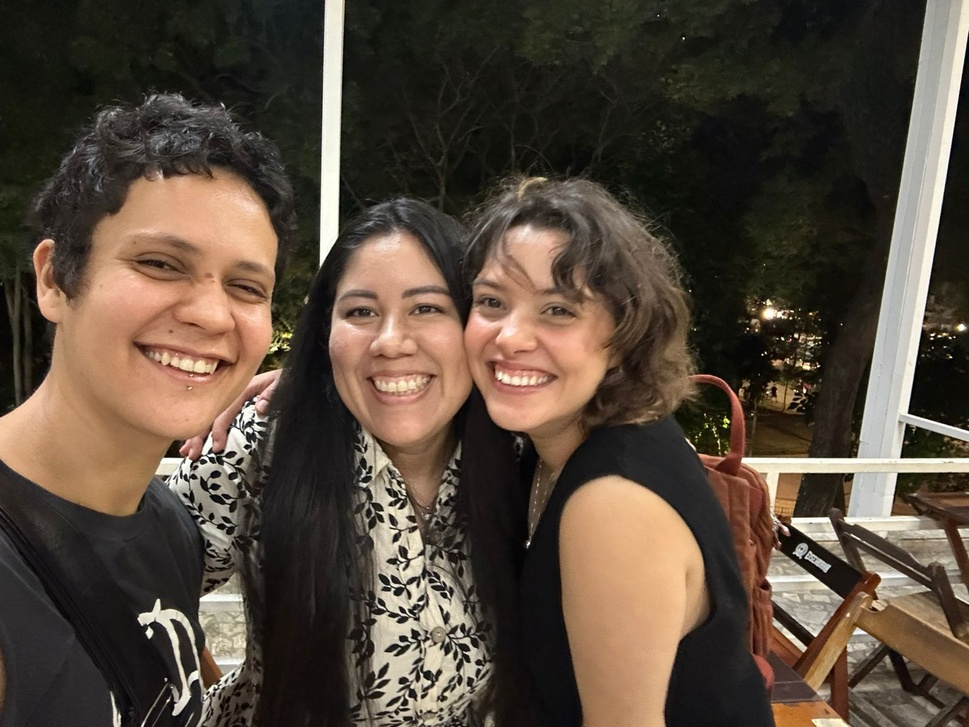
#> input picture phase1_computer_vision/content/foto_3_pessoas.jpeg, 969 x 727 px, shrunk from 1600 x 1200 before the run
$ jupyter execute aula03.ipynb
#> lines starting #> are read from the running program, lines starting #| are printed output that depends on the picture; after the words box and inside, x2 and y2 are one past the last pixel; in counts of white or black regions, pixels touching at a corner belong together
[cell 1]
import cv2


# Carregar o classificador cascade pré-treinado
face_cascade = cv2.CascadeClassifier(cv2.data.haarcascades + 'haarcascade_frontalface_default.xml')
eye_cascade = cv2.CascadeClassifier(cv2.data.haarcascades + 'haarcascade_eye.xml')


# Carregar a imagem (substitua 'imagem.jpg' pelo nome do arquivo que você fez o upload)
# imagem = cv2.imread('./content/foto_2_pessoas_1_gato.jpeg')
imagem = cv2.imread('./content/foto_3_pessoas.jpeg')
#> imagem is the input picture: shape (727, 969, 3); mean B, G, R 60.5, 73.3, 86.8

# Converter a imagem para tons de cinza
imagem_cinza = cv2.cvtColor(imagem, cv2.COLOR_BGR2GRAY)
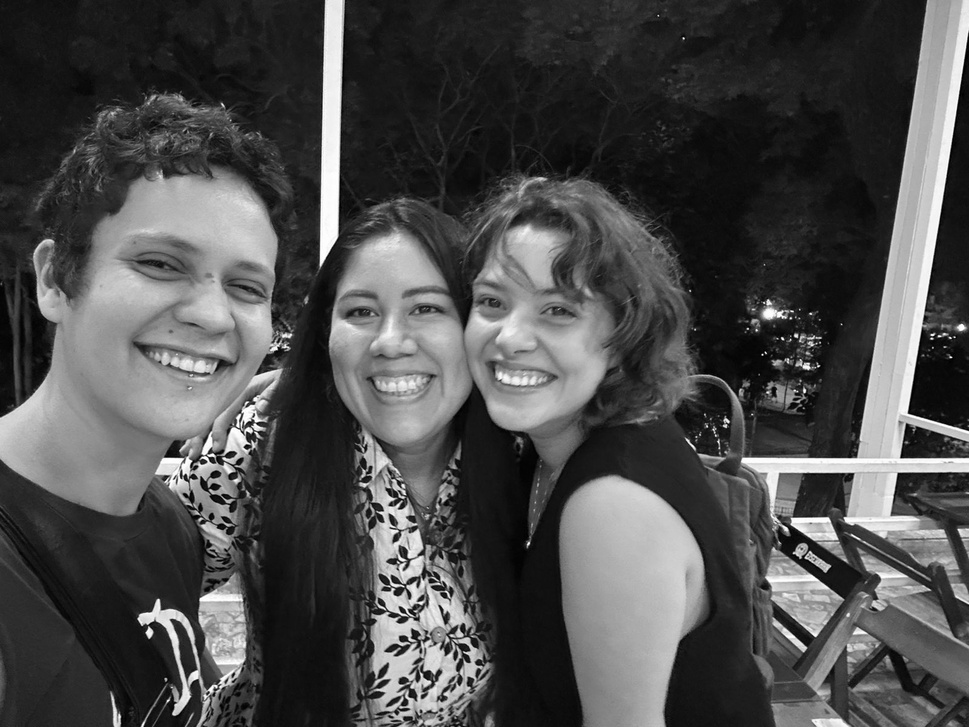
#> imagem_cinza: shape (727, 969); min 0, max 255, mean 75.9

# Detectar faces na imagem
faces = eye_cascade.detectMultiScale(imagem_cinza, scaleFactor=1.1, minNeighbors=5, minSize=(55,55))
#> faces = [[451, 278, 61, 61], [527, 284, 57, 57]]

# Desenhar retângulo ao redor das faces detectadas
for (x, y, w, h) in faces:
    cv2.rectangle(imagem, (x,y), (x+w,y+h), (255,0,0), 2)
#> this loop made 2 passes
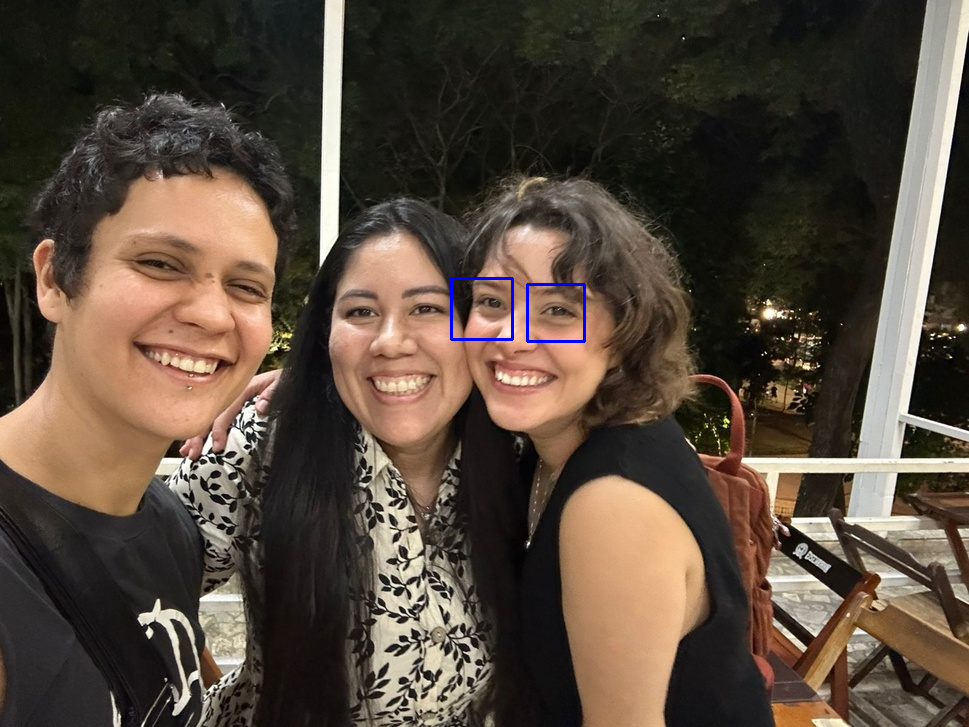
#> imagem: shape (727, 969, 3); 0.2% of pixels changed, all inside (x1, y1, x2, y2) = (450, 277, 586, 343)

# Desenhar retângulo ao redor das faces + cabelos detectados
# for (x,y,w,h) in faces:
#     # Definir a região do cabelo e rosto combinados
#     hair_y = max(0, y - int(h / 2)) # Ajustar a região acima do rosto
#     combined_height = h + (y - hair_y) # Altura combinada de cabelo e rosto

#     # Desenhar um único retângulo ao redor da região combinada de rosto e cabelo
#     cv2.rectangle(imagem, (x, hair_y), (x + w, hair_y + combined_height), (255, 0, 0), 2)

cv2.imshow('Imagem', imagem)
cv2.waitKey(0)
cv2.destroyAllWindows()

[cell 2]
import cv2

cat_cascade = cv2.CascadeClassifier(cv2.data.haarcascades + 'haarcascade_frontalcatface.xml')
# Carregar a imagem (substitua 'imagem.jpg' pelo nome do arquivo que você fez o upload)
imagem = cv2.imread('./content/foto_2_pessoas_1_gato.jpeg')
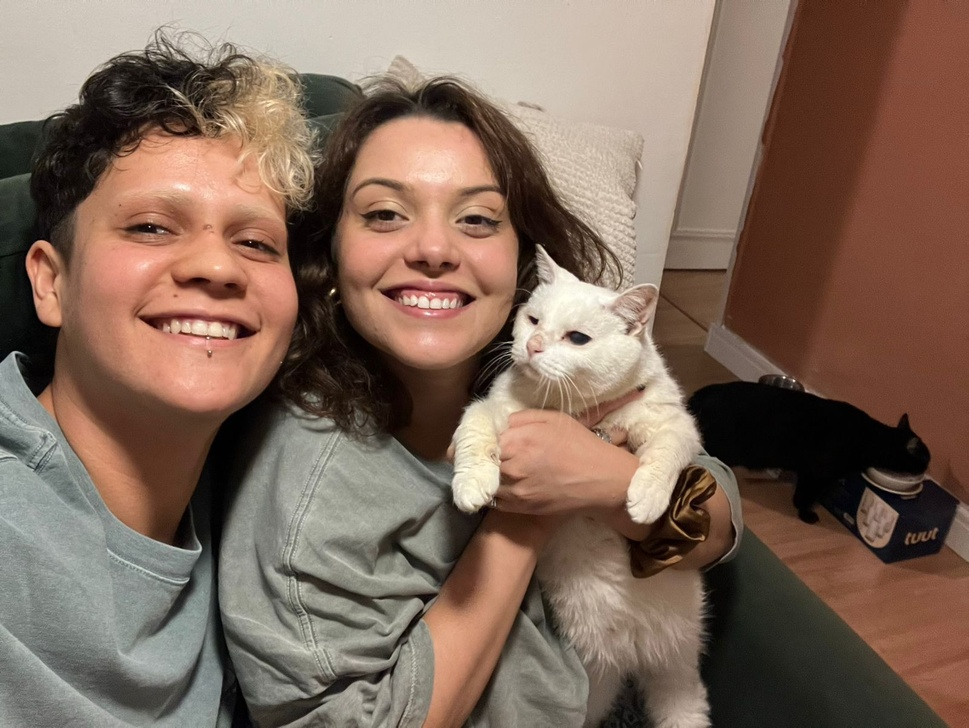
#> input picture phase1_computer_vision/content/foto_2_pessoas_1_gato.jpeg, 969 x 728 px, shrunk from 1600 x 1202 before the run
#> imagem is the input picture: shape (728, 969, 3); mean B, G, R 90.1, 104.5, 127.5

# Converter a imagem para tons de cinza
imagem_cinza = cv2.cvtColor(imagem, cv2.COLOR_BGR2GRAY)
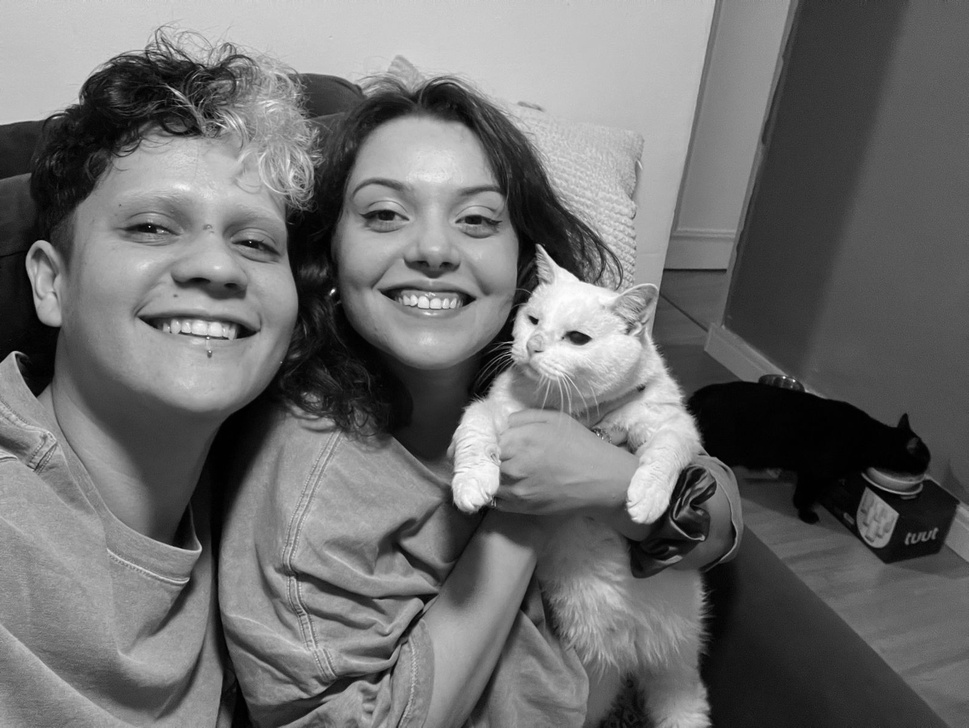
#> imagem_cinza: shape (728, 969); min 0, max 254, mean 109.8

# Detectar faces na imagem
faces = face_cascade.detectMultiScale(imagem_cinza, scaleFactor=1.1, minNeighbors=5, minSize=(55,55))
#> faces = [[314, 125, 227, 227], [65, 128, 264, 264]]

# [13 lines of commented-out code are left out]

cv2.imshow('Imagem', imagem)
cv2.waitKey(0)
cv2.destroyAllWindows()
